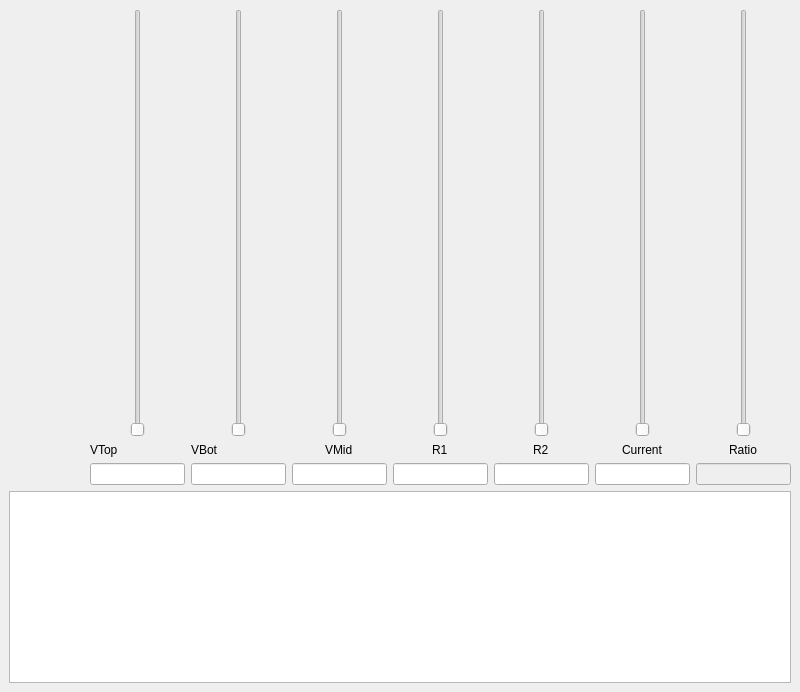
<?xml version="1.0" encoding="UTF-8"?>
<ui version="4.0">
 <class>MainWindow</class>
 <widget class="QMainWindow" name="MainWindow">
  <property name="geometry">
   <rect>
    <x>0</x>
    <y>0</y>
    <width>800</width>
    <height>692</height>
   </rect>
  </property>
  <property name="windowTitle">
   <string>MainWindow</string>
  </property>
  <widget class="QWidget" name="centralwidget">
   <layout class="QGridLayout" name="gridLayout">
    <item row="1" column="0">
     <widget class="QPlainTextEdit" name="plainTextEdit">
      <property name="sizePolicy">
       <sizepolicy hsizetype="Expanding" vsizetype="Fixed">
        <horstretch>0</horstretch>
        <verstretch>0</verstretch>
       </sizepolicy>
      </property>
      <property name="font">
       <font>
        <family>Consolas</family>
       </font>
      </property>
      <property name="cursor" stdset="0">
       <cursorShape>ArrowCursor</cursorShape>
      </property>
     </widget>
    </item>
    <item row="0" column="0">
     <layout class="QHBoxLayout" name="horizontalLayout_9">
      <item>
       <widget class="QWidget" name="widget" native="true">
        <property name="minimumSize">
         <size>
          <width>75</width>
          <height>0</height>
         </size>
        </property>
       </widget>
      </item>
      <item>
       <layout class="QVBoxLayout" name="verticalLayout_8">
        <item>
         <layout class="QHBoxLayout" name="horizontalLayout_8">
          <item>
           <widget class="QSlider" name="VTopSlider">
            <property name="minimum">
             <number>0</number>
            </property>
            <property name="maximum">
             <number>10</number>
            </property>
            <property name="orientation">
             <enum>Qt::Vertical</enum>
            </property>
           </widget>
          </item>
         </layout>
        </item>
        <item>
         <widget class="QLabel" name="label_22">
          <property name="text">
           <string>VTop</string>
          </property>
         </widget>
        </item>
        <item>
         <widget class="QLineEdit" name="VTopValEdit"/>
        </item>
       </layout>
      </item>
      <item>
       <layout class="QVBoxLayout" name="verticalLayout_6">
        <item>
         <layout class="QHBoxLayout" name="horizontalLayout_6">
          <item>
           <widget class="QSlider" name="VBotSlider">
            <property name="minimum">
             <number>0</number>
            </property>
            <property name="maximum">
             <number>10</number>
            </property>
            <property name="orientation">
             <enum>Qt::Vertical</enum>
            </property>
           </widget>
          </item>
         </layout>
        </item>
        <item>
         <widget class="QLabel" name="label_23">
          <property name="text">
           <string>VBot</string>
          </property>
         </widget>
        </item>
        <item>
         <widget class="QLineEdit" name="VBotValEdit"/>
        </item>
       </layout>
      </item>
      <item>
       <layout class="QVBoxLayout" name="verticalLayout_5">
        <item>
         <layout class="QHBoxLayout" name="horizontalLayout_5">
          <item>
           <widget class="QSlider" name="VMidSlider">
            <property name="minimum">
             <number>0</number>
            </property>
            <property name="maximum">
             <number>10</number>
            </property>
            <property name="orientation">
             <enum>Qt::Vertical</enum>
            </property>
           </widget>
          </item>
         </layout>
        </item>
        <item alignment="Qt::AlignHCenter">
         <widget class="QLabel" name="label_24">
          <property name="text">
           <string>VMid</string>
          </property>
         </widget>
        </item>
        <item>
         <widget class="QLineEdit" name="VMidValEdit"/>
        </item>
       </layout>
      </item>
      <item>
       <layout class="QVBoxLayout" name="verticalLayout_4">
        <item>
         <layout class="QHBoxLayout" name="horizontalLayout_4">
          <item>
           <widget class="QSlider" name="R1Slider">
            <property name="minimum">
             <number>1</number>
            </property>
            <property name="maximum">
             <number>10</number>
            </property>
            <property name="orientation">
             <enum>Qt::Vertical</enum>
            </property>
           </widget>
          </item>
         </layout>
        </item>
        <item alignment="Qt::AlignHCenter">
         <widget class="QLabel" name="label_25">
          <property name="text">
           <string>R1</string>
          </property>
         </widget>
        </item>
        <item>
         <widget class="QLineEdit" name="R1ValEdit"/>
        </item>
       </layout>
      </item>
      <item>
       <layout class="QVBoxLayout" name="verticalLayout_3">
        <item>
         <layout class="QHBoxLayout" name="horizontalLayout_3">
          <item>
           <widget class="QSlider" name="R2Slider">
            <property name="minimum">
             <number>1</number>
            </property>
            <property name="maximum">
             <number>10</number>
            </property>
            <property name="orientation">
             <enum>Qt::Vertical</enum>
            </property>
           </widget>
          </item>
         </layout>
        </item>
        <item alignment="Qt::AlignHCenter">
         <widget class="QLabel" name="label_26">
          <property name="text">
           <string>R2</string>
          </property>
         </widget>
        </item>
        <item>
         <widget class="QLineEdit" name="R2ValEdit"/>
        </item>
       </layout>
      </item>
      <item>
       <layout class="QVBoxLayout" name="verticalLayout">
        <item>
         <layout class="QHBoxLayout" name="horizontalLayout">
          <item>
           <widget class="QSlider" name="CurrSlider">
            <property name="minimum">
             <number>1</number>
            </property>
            <property name="maximum">
             <number>10</number>
            </property>
            <property name="pageStep">
             <number>5</number>
            </property>
            <property name="orientation">
             <enum>Qt::Vertical</enum>
            </property>
           </widget>
          </item>
         </layout>
        </item>
        <item alignment="Qt::AlignHCenter">
         <widget class="QLabel" name="label_28">
          <property name="text">
           <string>Current</string>
          </property>
         </widget>
        </item>
        <item>
         <widget class="QLineEdit" name="CurrValEdit"/>
        </item>
       </layout>
      </item>
      <item>
       <layout class="QVBoxLayout" name="verticalLayout_2">
        <item>
         <layout class="QHBoxLayout" name="horizontalLayout_2">
          <item>
           <widget class="QSlider" name="RatioSlider">
            <property name="enabled">
             <bool>false</bool>
            </property>
            <property name="minimum">
             <number>1</number>
            </property>
            <property name="maximum">
             <number>10000</number>
            </property>
            <property name="orientation">
             <enum>Qt::Vertical</enum>
            </property>
           </widget>
          </item>
         </layout>
        </item>
        <item alignment="Qt::AlignHCenter">
         <widget class="QLabel" name="label_27">
          <property name="text">
           <string>Ratio</string>
          </property>
         </widget>
        </item>
        <item>
         <widget class="QLineEdit" name="RatioValEdit">
          <property name="enabled">
           <bool>false</bool>
          </property>
         </widget>
        </item>
       </layout>
      </item>
     </layout>
    </item>
   </layout>
  </widget>
 </widget>
 <resources/>
 <connections/>
</ui>
